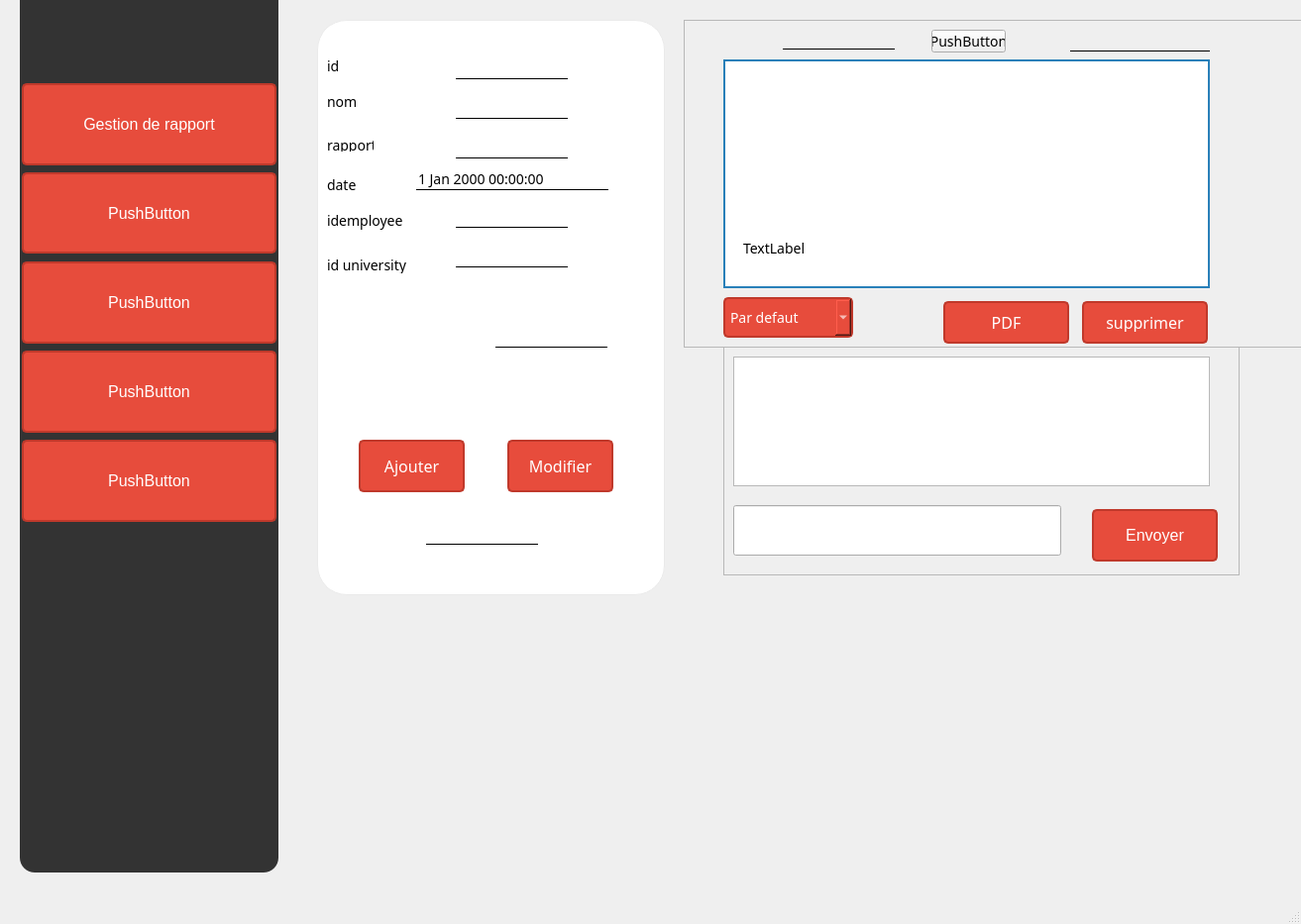
<?xml version="1.0" encoding="UTF-8"?>
<ui version="4.0">
 <class>MainWindow</class>
 <widget class="QMainWindow" name="MainWindow">
  <property name="geometry">
   <rect>
    <x>0</x>
    <y>0</y>
    <width>1313</width>
    <height>933</height>
   </rect>
  </property>
  <property name="windowTitle">
   <string>MainWindow</string>
  </property>
  <property name="dockNestingEnabled">
   <bool>false</bool>
  </property>
  <widget class="QWidget" name="centralwidget">
   <widget class="QLabel" name="label">
    <property name="geometry">
     <rect>
      <x>20</x>
      <y>-30</y>
      <width>261</width>
      <height>911</height>
     </rect>
    </property>
    <property name="styleSheet">
     <string notr="true">*{
	alternate-background-color: qlineargradient(spread:pad, x1:0, y1:0, x2:1, y2:0, stop:0 rgba(122, 122, 122, 193), stop:1 rgba(255, 255, 255, 255));
font-family:century gothic;
font-size:24pix
}
QFrame
{
background:#333;
border-radius:15px;
}
#pushButton_2
{
color:white;
background:red;
border-radius:15px;
}

#pushButton_2:hover
{
color:red;
border-radius:15px;
background:#300;

}







QToolButton
{
background:red;
border-radius:60px;
}
QLabel{
color:white;

}
QLineEdit
{
background:transparent;
border:none;
color:#717072;
border-bottom:1px solid #717072;


}












</string>
    </property>
    <property name="text">
     <string/>
    </property>
   </widget>
   <widget class="QPushButton" name="pushButton">
    <property name="geometry">
     <rect>
      <x>20</x>
      <y>80</y>
      <width>261</width>
      <height>91</height>
     </rect>
    </property>
    <property name="styleSheet">
     <string notr="true">/* style.qss */

QPushButton {
    background-color: #e74c3c;
    border: 2px solid #c0392b;
    color: white;
    padding: 10px 20px;
    text-align: center;
    text-decoration: none;
    display: inline-block;
    font-size: 16px;
    margin: 4px 2px;
    cursor: pointer;
    border-radius: 5px;
}

QPushButton:hover {
    background-color: #c0392b;
}

QPushButton:pressed {
    background-color: #922b21;
}

QPushButton:checked {
    background-color: #d35400;
}

QPushButton:checked:hover {
    background-color: #b03a2e;
}

QPushButton:checked:pressed {
    background-color: #943126;
}

QPushButton:disabled {
    background-color: #95a5a6;
    border: 2px solid #7f8c8d;
    color: #bdc3c7;
    cursor: not-allowed;
}
</string>
    </property>
    <property name="text">
     <string>Gestion de rapport</string>
    </property>
    <property name="checkable">
     <bool>true</bool>
    </property>
   </widget>
   <widget class="QPushButton" name="pushButton_2">
    <property name="geometry">
     <rect>
      <x>20</x>
      <y>170</y>
      <width>261</width>
      <height>90</height>
     </rect>
    </property>
    <property name="styleSheet">
     <string notr="true">/* style.qss */

QPushButton {
    background-color: #e74c3c;
    border: 2px solid #c0392b;
    color: white;
    padding: 10px 20px;
    text-align: center;
    text-decoration: none;
    display: inline-block;
    font-size: 16px;
    margin: 4px 2px;
    cursor: pointer;
    border-radius: 5px;
}

QPushButton:hover {
    background-color: #c0392b;
}

QPushButton:pressed {
    background-color: #922b21;
}

QPushButton:checked {
    background-color: #d35400;
}

QPushButton:checked:hover {
    background-color: #b03a2e;
}

QPushButton:checked:pressed {
    background-color: #943126;
}

QPushButton:disabled {
    background-color: #95a5a6;
    border: 2px solid #7f8c8d;
    color: #bdc3c7;
    cursor: not-allowed;
}
</string>
    </property>
    <property name="text">
     <string>PushButton</string>
    </property>
    <property name="checkable">
     <bool>true</bool>
    </property>
   </widget>
   <widget class="QPushButton" name="pushButton_3">
    <property name="geometry">
     <rect>
      <x>20</x>
      <y>260</y>
      <width>261</width>
      <height>91</height>
     </rect>
    </property>
    <property name="styleSheet">
     <string notr="true">/* style.qss */

QPushButton {
    background-color: #e74c3c;
    border: 2px solid #c0392b;
    color: white;
    padding: 10px 20px;
    text-align: center;
    text-decoration: none;
    display: inline-block;
    font-size: 16px;
    margin: 4px 2px;
    cursor: pointer;
    border-radius: 5px;
}

QPushButton:hover {
    background-color: #c0392b;
}

QPushButton:pressed {
    background-color: #922b21;
}

QPushButton:checked {
    background-color: #d35400;
}

QPushButton:checked:hover {
    background-color: #b03a2e;
}

QPushButton:checked:pressed {
    background-color: #943126;
}

QPushButton:disabled {
    background-color: #95a5a6;
    border: 2px solid #7f8c8d;
    color: #bdc3c7;
    cursor: not-allowed;
}
</string>
    </property>
    <property name="text">
     <string>PushButton</string>
    </property>
    <property name="checkable">
     <bool>true</bool>
    </property>
   </widget>
   <widget class="QPushButton" name="pushButton_4">
    <property name="geometry">
     <rect>
      <x>20</x>
      <y>350</y>
      <width>261</width>
      <height>91</height>
     </rect>
    </property>
    <property name="styleSheet">
     <string notr="true">/* style.qss */

QPushButton {
    background-color: #e74c3c;
    border: 2px solid #c0392b;
    color: white;
    padding: 10px 20px;
    text-align: center;
    text-decoration: none;
    display: inline-block;
    font-size: 16px;
    margin: 4px 2px;
    cursor: pointer;
    border-radius: 5px;
}

QPushButton:hover {
    background-color: #c0392b;
}

QPushButton:pressed {
    background-color: #922b21;
}

QPushButton:checked {
    background-color: #d35400;
}

QPushButton:checked:hover {
    background-color: #b03a2e;
}

QPushButton:checked:pressed {
    background-color: #943126;
}

QPushButton:disabled {
    background-color: #95a5a6;
    border: 2px solid #7f8c8d;
    color: #bdc3c7;
    cursor: not-allowed;
}
</string>
    </property>
    <property name="text">
     <string>PushButton</string>
    </property>
    <property name="checkable">
     <bool>true</bool>
    </property>
   </widget>
   <widget class="QPushButton" name="pushButton_5">
    <property name="geometry">
     <rect>
      <x>20</x>
      <y>440</y>
      <width>261</width>
      <height>91</height>
     </rect>
    </property>
    <property name="styleSheet">
     <string notr="true">/* style.qss */

QPushButton {
    background-color: #e74c3c;
    border: 2px solid #c0392b;
    color: white;
    padding: 10px 20px;
    text-align: center;
    text-decoration: none;
    display: inline-block;
    font-size: 16px;
    margin: 4px 2px;
    cursor: pointer;
    border-radius: 5px;
}

QPushButton:hover {
    background-color: #c0392b;
}

QPushButton:pressed {
    background-color: #922b21;
}

QPushButton:checked {
    background-color: #d35400;
}

QPushButton:checked:hover {
    background-color: #b03a2e;
}

QPushButton:checked:pressed {
    background-color: #943126;
}

QPushButton:disabled {
    background-color: #95a5a6;
    border: 2px solid #7f8c8d;
    color: #bdc3c7;
    cursor: not-allowed;
}
</string>
    </property>
    <property name="text">
     <string>PushButton</string>
    </property>
    <property name="checkable">
     <bool>true</bool>
    </property>
   </widget>
   <widget class="QFrame" name="frame">
    <property name="geometry">
     <rect>
      <x>320</x>
      <y>20</y>
      <width>351</width>
      <height>581</height>
     </rect>
    </property>
    <property name="styleSheet">
     <string notr="true">* {
    font-family: century gothic;
    color: #000; /* Texte noir par défaut */
    border-color: #000; /* Couleur de la bordure noire par défaut */
    font-size: 14px;
}

#frame {
    font-family: century gothic;
    border: 1px solid #000; /* Bordure noire par défaut */
    border-radius: 30px;
    border-color: #eaeaea;
    margin-top: 0.5em;
    background: white;
}

QFrame[frameShape=&quot;4&quot;],
QFrame[frameShape=&quot;5&quot;] {
    border: none;
    border-bottom: 1px solid #000; /* Ligne noire par défaut */
}

QComboButton {
    font-family: century gothic;
    background: transparent;
    border: none;
    color: #000; /* Texte noir par défaut */
    border-bottom: 1px solid #000; /* Ligne noire par défaut */
}

QComboButton:hover {
    color: red; /* Change le texte en rouge au survol */
    border-bottom: 1px solid red; /* Change la ligne en rouge au survol */
}

QLabel {
    background: transparent;
}

QLineEdit,
QDateTimeEdit {
    font-family: century gothic;
    background: transparent;
    border: none;
    color: #000; /* Texte noir par défaut */
    border-bottom: 1px solid #000; /* Ligne noire par défaut */
}

QLineEdit:hover,
QDateTimeEdit:hover {
    color: red; /* Change le texte en rouge au survol */
    border-bottom: 1px solid red; /* Change la ligne en rouge au survol */
}</string>
    </property>
    <widget class="QLabel" name="label_2">
     <property name="geometry">
      <rect>
       <x>10</x>
       <y>40</y>
       <width>47</width>
       <height>13</height>
      </rect>
     </property>
     <property name="text">
      <string>id</string>
     </property>
    </widget>
    <widget class="QLabel" name="label_3">
     <property name="geometry">
      <rect>
       <x>10</x>
       <y>73</y>
       <width>47</width>
       <height>20</height>
      </rect>
     </property>
     <property name="text">
      <string>nom</string>
     </property>
    </widget>
    <widget class="QLabel" name="label_4">
     <property name="geometry">
      <rect>
       <x>10</x>
       <y>120</y>
       <width>47</width>
       <height>13</height>
      </rect>
     </property>
     <property name="text">
      <string>rapport</string>
     </property>
    </widget>
    <widget class="QLineEdit" name="lineEdit">
     <property name="geometry">
      <rect>
       <x>140</x>
       <y>40</y>
       <width>113</width>
       <height>20</height>
      </rect>
     </property>
    </widget>
    <widget class="QLineEdit" name="lineEdit_2">
     <property name="geometry">
      <rect>
       <x>140</x>
       <y>80</y>
       <width>113</width>
       <height>20</height>
      </rect>
     </property>
    </widget>
    <widget class="QLineEdit" name="lineEdit_3">
     <property name="geometry">
      <rect>
       <x>140</x>
       <y>120</y>
       <width>113</width>
       <height>20</height>
      </rect>
     </property>
    </widget>
    <widget class="QLabel" name="label_5">
     <property name="geometry">
      <rect>
       <x>10</x>
       <y>160</y>
       <width>47</width>
       <height>13</height>
      </rect>
     </property>
     <property name="text">
      <string>date</string>
     </property>
    </widget>
    <widget class="QLabel" name="label_6">
     <property name="geometry">
      <rect>
       <x>10</x>
       <y>240</y>
       <width>91</width>
       <height>16</height>
      </rect>
     </property>
     <property name="text">
      <string>id university</string>
     </property>
    </widget>
    <widget class="QLabel" name="label_7">
     <property name="geometry">
      <rect>
       <x>10</x>
       <y>193</y>
       <width>101</width>
       <height>20</height>
      </rect>
     </property>
     <property name="text">
      <string>idemployee</string>
     </property>
    </widget>
    <widget class="QLineEdit" name="lineEdit_6">
     <property name="geometry">
      <rect>
       <x>140</x>
       <y>230</y>
       <width>113</width>
       <height>20</height>
      </rect>
     </property>
    </widget>
    <widget class="QDateTimeEdit" name="dateTimeEdit">
     <property name="geometry">
      <rect>
       <x>100</x>
       <y>150</y>
       <width>194</width>
       <height>22</height>
      </rect>
     </property>
    </widget>
    <widget class="QLineEdit" name="lineEdit_4">
     <property name="geometry">
      <rect>
       <x>140</x>
       <y>190</y>
       <width>113</width>
       <height>20</height>
      </rect>
     </property>
    </widget>
    <widget class="QPushButton" name="pushButton_6">
     <property name="geometry">
      <rect>
       <x>190</x>
       <y>420</y>
       <width>111</width>
       <height>61</height>
      </rect>
     </property>
     <property name="styleSheet">
      <string notr="true">/* style.qss */

QPushButton {
    background-color: #e74c3c;
    border: 2px solid #c0392b;
    color: white;
    padding: 10px 20px;
    text-align: center;
    text-decoration: none;
    display: inline-block;
    font-size: 16px;
    margin: 4px 2px;
    cursor: pointer;
    border-radius: 5px;
}

QPushButton:hover {
    background-color: #c0392b;
}

QPushButton:pressed {
    background-color: #922b21;
}

QPushButton:checked {
    background-color: #d35400;
}

QPushButton:checked:hover {
    background-color: #b03a2e;
}

QPushButton:checked:pressed {
    background-color: #943126;
}

QPushButton:disabled {
    background-color: #95a5a6;
    border: 2px solid #7f8c8d;
    color: #bdc3c7;
    cursor: not-allowed;
}
</string>
     </property>
     <property name="text">
      <string>Modifier</string>
     </property>
    </widget>
    <widget class="QPushButton" name="pushButton_7">
     <property name="geometry">
      <rect>
       <x>40</x>
       <y>420</y>
       <width>111</width>
       <height>61</height>
      </rect>
     </property>
     <property name="styleSheet">
      <string notr="true">/* style.qss */

QPushButton {
    background-color: #e74c3c;
    border: 2px solid #c0392b;
    color: white;
    padding: 10px 20px;
    text-align: center;
    text-decoration: none;
    display: inline-block;
    font-size: 16px;
    margin: 4px 2px;
    cursor: pointer;
    border-radius: 5px;
}

QPushButton:hover {
    background-color: #c0392b;
}

QPushButton:pressed {
    background-color: #922b21;
}

QPushButton:checked {
    background-color: #d35400;
}

QPushButton:checked:hover {
    background-color: #b03a2e;
}

QPushButton:checked:pressed {
    background-color: #943126;
}

QPushButton:disabled {
    background-color: #95a5a6;
    border: 2px solid #7f8c8d;
    color: #bdc3c7;
    cursor: not-allowed;
}
</string>
     </property>
     <property name="text">
      <string>Ajouter</string>
     </property>
    </widget>
    <widget class="QLabel" name="label_8">
     <property name="geometry">
      <rect>
       <x>10</x>
       <y>270</y>
       <width>161</width>
       <height>81</height>
      </rect>
     </property>
     <property name="text">
      <string/>
     </property>
     <property name="scaledContents">
      <bool>true</bool>
     </property>
    </widget>
    <widget class="QLineEdit" name="lineEdit_7">
     <property name="geometry">
      <rect>
       <x>180</x>
       <y>290</y>
       <width>113</width>
       <height>41</height>
      </rect>
     </property>
    </widget>
    <widget class="QLabel" name="label_10">
     <property name="geometry">
      <rect>
       <x>80</x>
       <y>360</y>
       <width>221</width>
       <height>41</height>
      </rect>
     </property>
     <property name="text">
      <string/>
     </property>
    </widget>
    <widget class="QLineEdit" name="rfid">
     <property name="geometry">
      <rect>
       <x>110</x>
       <y>510</y>
       <width>113</width>
       <height>20</height>
      </rect>
     </property>
     <property name="text">
      <string/>
     </property>
     <property name="readOnly">
      <bool>true</bool>
     </property>
    </widget>
   </widget>
   <widget class="QFrame" name="frame_2">
    <property name="geometry">
     <rect>
      <x>690</x>
      <y>20</y>
      <width>671</width>
      <height>331</height>
     </rect>
    </property>
    <property name="styleSheet">
     <string notr="true">* {
    font-family: century gothic;
    color: #000; /* Texte noir par défaut */
    border-color: #000; /* Couleur de la bordure noire par défaut */
    font-size: 14px;
}

#frame {
    font-family: century gothic;
    border: 1px solid #000; /* Bordure noire par défaut */
    border-radius: 30px;
    border-color: #eaeaea;
    margin-top: 0.5em;
    background: white;
}

QFrame[frameShape=&quot;4&quot;],
QFrame[frameShape=&quot;5&quot;] {
    border: none;
    border-bottom: 1px solid #000; /* Ligne noire par défaut */
}

QComboButton {
    font-family: century gothic;
    background: transparent;
    border: none;
    color: #000; /* Texte noir par défaut */
    border-bottom: 1px solid #000; /* Ligne noire par défaut */
}

QComboButton:hover {
    color: red; /* Change le texte en rouge au survol */
    border-bottom: 1px solid red; /* Change la ligne en rouge au survol */
}

QLabel {
    background: transparent;
}

QLineEdit,
QDateTimeEdit {
    font-family: century gothic;
    background: transparent;
    border: none;
    color: #000; /* Texte noir par défaut */
    border-bottom: 1px solid #000; /* Ligne noire par défaut */
}

QLineEdit:hover,
QDateTimeEdit:hover {
    color: red; /* Change le texte en rouge au survol */
    border-bottom: 1px solid red; /* Change la ligne en rouge au survol */
}
</string>
    </property>
    <property name="frameShape">
     <enum>QFrame::StyledPanel</enum>
    </property>
    <property name="frameShadow">
     <enum>QFrame::Raised</enum>
    </property>
    <widget class="QPushButton" name="pushButton_8">
     <property name="geometry">
      <rect>
       <x>400</x>
       <y>280</y>
       <width>131</width>
       <height>51</height>
      </rect>
     </property>
     <property name="styleSheet">
      <string notr="true">/* style.qss */

QPushButton {
    background-color: #e74c3c;
    border: 2px solid #c0392b;
    color: white;
    padding: 10px 20px;
    text-align: center;
    text-decoration: none;
    display: inline-block;
    font-size: 16px;
    margin: 4px 2px;
    cursor: pointer;
    border-radius: 5px;
}

QPushButton:hover {
    background-color: #c0392b;
}

QPushButton:pressed {
    background-color: #922b21;
}

QPushButton:checked {
    background-color: #d35400;
}

QPushButton:checked:hover {
    background-color: #b03a2e;
}

QPushButton:checked:pressed {
    background-color: #943126;
}

QPushButton:disabled {
    background-color: #95a5a6;
    border: 2px solid #7f8c8d;
    color: #bdc3c7;
    cursor: not-allowed;
}
</string>
     </property>
     <property name="text">
      <string>supprimer</string>
     </property>
    </widget>
    <widget class="QTableView" name="tableView">
     <property name="geometry">
      <rect>
       <x>40</x>
       <y>40</y>
       <width>491</width>
       <height>231</height>
      </rect>
     </property>
     <property name="styleSheet">
      <string notr="true">/* Styles for QTableView */
QTableView {
    /* Keep the default background color */
    border: 2px solid #2980b9;
    color: black; /* Set the text color to black */
}

QTableView::item {
    border: 1px solid red; /* Set the border color for items to red */
    padding: 6px;
}

QTableView::item:selected {
    background-color: #e74c3c; /* Change only the selected item color to red */
    color: white;
}
</string>
     </property>
     <property name="selectionBehavior">
      <enum>QAbstractItemView::SelectRows</enum>
     </property>
    </widget>
    <widget class="QLineEdit" name="lineEdit_5">
     <property name="geometry">
      <rect>
       <x>390</x>
       <y>10</y>
       <width>141</width>
       <height>22</height>
      </rect>
     </property>
    </widget>
    <widget class="QPushButton" name="pushButton_9">
     <property name="geometry">
      <rect>
       <x>260</x>
       <y>280</y>
       <width>131</width>
       <height>51</height>
      </rect>
     </property>
     <property name="styleSheet">
      <string notr="true">/* style.qss */

QPushButton {
    background-color: #e74c3c;
    border: 2px solid #c0392b;
    color: white;
    padding: 10px 20px;
    text-align: center;
    text-decoration: none;
    display: inline-block;
    font-size: 16px;
    margin: 4px 2px;
    cursor: pointer;
    border-radius: 5px;
}

QPushButton:hover {
    background-color: #c0392b;
}

QPushButton:pressed {
    background-color: #922b21;
}

QPushButton:checked {
    background-color: #d35400;
}

QPushButton:checked:hover {
    background-color: #b03a2e;
}

QPushButton:checked:pressed {
    background-color: #943126;
}

QPushButton:disabled {
    background-color: #95a5a6;
    border: 2px solid #7f8c8d;
    color: #bdc3c7;
    cursor: not-allowed;
}
</string>
     </property>
     <property name="text">
      <string>PDF</string>
     </property>
    </widget>
    <widget class="QComboBox" name="comboBox">
     <property name="geometry">
      <rect>
       <x>40</x>
       <y>280</y>
       <width>131</width>
       <height>41</height>
      </rect>
     </property>
     <property name="styleSheet">
      <string notr="true">QComboBox {
    background-color: #e74c3c;
    border: 2px solid #c0392b;
    color: white;
    padding: 5px;
    font-size: 14px;
    border-radius: 5px;
    min-width: 100px;
}

QComboBox:hover {
    background-color: #c0392b;
}

QComboBox:pressed {
    background-color: #922b21;
}

QComboBox:disabled {
    background-color: #95a5a6;
    border: 2px solid #7f8c8d;
    color: #bdc3c7;
    cursor: not-allowed;
}</string>
     </property>
     <item>
      <property name="text">
       <string>Par defaut</string>
      </property>
     </item>
     <item>
      <property name="text">
       <string>id</string>
      </property>
     </item>
     <item>
      <property name="text">
       <string>nom</string>
      </property>
     </item>
    </widget>
    <widget class="QLabel" name="label_9">
     <property name="geometry">
      <rect>
       <x>60</x>
       <y>210</y>
       <width>131</width>
       <height>41</height>
      </rect>
     </property>
     <property name="text">
      <string>TextLabel</string>
     </property>
    </widget>
    <widget class="QLineEdit" name="rechh">
     <property name="geometry">
      <rect>
       <x>100</x>
       <y>10</y>
       <width>113</width>
       <height>20</height>
      </rect>
     </property>
    </widget>
    <widget class="QPushButton" name="pushButton_11">
     <property name="geometry">
      <rect>
       <x>250</x>
       <y>10</y>
       <width>75</width>
       <height>23</height>
      </rect>
     </property>
     <property name="text">
      <string>PushButton</string>
     </property>
    </widget>
   </widget>
   <widget class="QFrame" name="frame_3">
    <property name="geometry">
     <rect>
      <x>730</x>
      <y>350</y>
      <width>521</width>
      <height>231</height>
     </rect>
    </property>
    <property name="styleSheet">
     <string notr="true"/>
    </property>
    <property name="frameShape">
     <enum>QFrame::StyledPanel</enum>
    </property>
    <property name="frameShadow">
     <enum>QFrame::Raised</enum>
    </property>
    <widget class="QLabel" name="label_78">
     <property name="geometry">
      <rect>
       <x>620</x>
       <y>50</y>
       <width>47</width>
       <height>14</height>
      </rect>
     </property>
     <property name="text">
      <string>TextLabel</string>
     </property>
    </widget>
    <widget class="QPushButton" name="pushButton_10">
     <property name="geometry">
      <rect>
       <x>370</x>
       <y>160</y>
       <width>131</width>
       <height>61</height>
      </rect>
     </property>
     <property name="styleSheet">
      <string notr="true">/* style.qss */

QPushButton {
    background-color: #e74c3c;
    border: 2px solid #c0392b;
    color: white;
    padding: 10px 20px;
    text-align: center;
    text-decoration: none;
    display: inline-block;
    font-size: 16px;
    margin: 4px 2px;
    cursor: pointer;
    border-radius: 5px;
}

QPushButton:hover {
    background-color: #c0392b;
}

QPushButton:pressed {
    background-color: #922b21;
}

QPushButton:checked {
    background-color: #d35400;
}

QPushButton:checked:hover {
    background-color: #b03a2e;
}

QPushButton:checked:pressed {
    background-color: #943126;
}

QPushButton:disabled {
    background-color: #95a5a6;
    border: 2px solid #7f8c8d;
    color: #bdc3c7;
    cursor: not-allowed;
}
</string>
     </property>
     <property name="text">
      <string>Envoyer</string>
     </property>
    </widget>
    <widget class="QLineEdit" name="input">
     <property name="geometry">
      <rect>
       <x>10</x>
       <y>160</y>
       <width>331</width>
       <height>51</height>
      </rect>
     </property>
    </widget>
    <widget class="QPlainTextEdit" name="output">
     <property name="geometry">
      <rect>
       <x>10</x>
       <y>10</y>
       <width>481</width>
       <height>131</height>
      </rect>
     </property>
    </widget>
    <widget class="QLabel" name="label_16">
     <property name="geometry">
      <rect>
       <x>30</x>
       <y>30</y>
       <width>111</width>
       <height>21</height>
      </rect>
     </property>
     <property name="font">
      <font>
       <family>century gothic</family>
      </font>
     </property>
     <property name="styleSheet">
      <string notr="true"/>
     </property>
     <property name="text">
      <string>Identifiant</string>
     </property>
    </widget>
    <zorder>label_16</zorder>
    <zorder>label_78</zorder>
    <zorder>pushButton_10</zorder>
    <zorder>input</zorder>
    <zorder>output</zorder>
   </widget>
   <widget class="QLabel" name="chartview">
    <property name="geometry">
     <rect>
      <x>690</x>
      <y>570</y>
      <width>561</width>
      <height>311</height>
     </rect>
    </property>
    <property name="text">
     <string/>
    </property>
   </widget>
  </widget>
  <widget class="QMenuBar" name="menubar">
   <property name="geometry">
    <rect>
     <x>0</x>
     <y>0</y>
     <width>1313</width>
     <height>22</height>
    </rect>
   </property>
  </widget>
  <widget class="QStatusBar" name="statusbar"/>
 </widget>
 <resources/>
 <connections/>
</ui>
